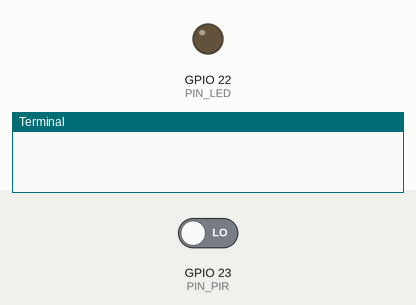
Simulated run of this program. Board: Raspberry Pi (BCM pin numbers). Shown: output pins drawn as LEDs (lit = HIGH), the last lines printed to the terminal. The inputs (shaded band) are chosen by the test bench; at power-on: GPIO 23 (PIN_PIR) LOW.

Above: at 1.2 s.
1.3 s: GPIO 23 (PIN_PIR) driven HIGH
At 1.6 s:
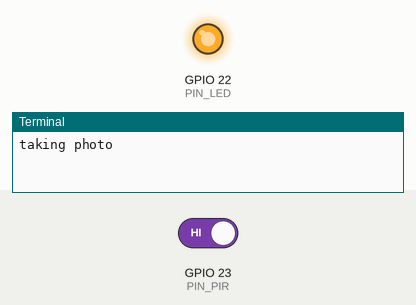
2.8 s: GPIO 23 (PIN_PIR) driven LOW
At 4.0 s:
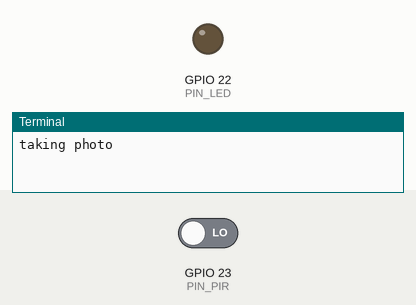
Timing chart, 0 to 5.8 s (numbered marks = the images above; inputs shaded):
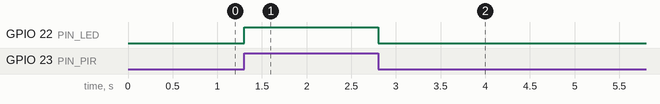

The program:

camera_trigger.py
```python
import os
from time import sleep

import RPi.GPIO as GPIO

PIN_LED = 22
PIN_PIR = 23

last_status = GPIO.LOW

def loop():
  global last_status
  current_status = GPIO.input(PIN_PIR)
  if current_status == GPIO.HIGH:
    GPIO.output(PIN_LED, GPIO.HIGH)
    if last_status == GPIO.LOW:
      print 'taking photo'
  else:
    GPIO.output(PIN_LED, GPIO.LOW)
  last_status = current_status
  sleep(0.1)

if __name__ == '__main__':
  GPIO.setmode(GPIO.BCM)
  GPIO.setup(PIN_LED, GPIO.OUT)
  GPIO.setup(PIN_PIR, GPIO.IN)

  try:
    while True:
      loop()
  except KeyboardInterrupt:
    GPIO.cleanup()
```

Measured:
- after the input at 1.3 s, GPIO 22 (PIN_LED): LOW → HIGH at once
- after the input at 2.8 s, GPIO 22 (PIN_LED): HIGH → LOW at once
